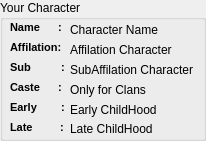
   <widget class="QGroupBox" name="groupBox_16">
    <property name="geometry">
     <rect>
      <x>540</x>
      <y>350</y>
      <width>206</width>
      <height>141</height>
     </rect>
    </property>
    <property name="title">
     <string>Your Character</string>
    </property>
    <widget class="QLabel" name="label_38">
     <property name="geometry">
      <rect>
       <x>10</x>
       <y>20</y>
       <width>61</width>
       <height>16</height>
      </rect>
     </property>
     <property name="text">
      <string>&lt;!DOCTYPE HTML PUBLIC &quot;-//W3C//DTD HTML 4.0//EN&quot; &quot;http://www.w3.org/TR/REC-html40/strict.dtd&quot;&gt;
&lt;html&gt;&lt;head&gt;&lt;meta name=&quot;qrichtext&quot; content=&quot;1&quot; /&gt;&lt;style type=&quot;text/css&quot;&gt;
p, li { white-space: pre-wrap; }
&lt;/style&gt;&lt;/head&gt;&lt;body style=&quot; font-family:'MS Shell Dlg 2'; font-size:8.25pt; font-weight:400; font-style:normal;&quot;&gt;
&lt;p align=&quot;justify&quot; style=&quot; margin-top:0px; margin-bottom:0px; margin-left:0px; margin-right:0px; -qt-block-indent:0; text-indent:0px;&quot;&gt;&lt;span style=&quot; font-size:8pt; font-weight:600;&quot;&gt;Name      :&lt;/span&gt;&lt;/p&gt;&lt;/body&gt;&lt;/html&gt;</string>
     </property>
    </widget>
    <widget class="QLabel" name="S3NameLabel">
     <property name="geometry">
      <rect>
       <x>70</x>
       <y>20</y>
       <width>131</width>
       <height>20</height>
      </rect>
     </property>
     <property name="text">
      <string>Character Name</string>
     </property>
    </widget>
    <widget class="QLabel" name="label_39">
     <property name="geometry">
      <rect>
       <x>10</x>
       <y>40</y>
       <width>61</width>
       <height>16</height>
      </rect>
     </property>
     <property name="text">
      <string>&lt;!DOCTYPE HTML PUBLIC &quot;-//W3C//DTD HTML 4.0//EN&quot; &quot;http://www.w3.org/TR/REC-html40/strict.dtd&quot;&gt;
&lt;html&gt;&lt;head&gt;&lt;meta name=&quot;qrichtext&quot; content=&quot;1&quot; /&gt;&lt;style type=&quot;text/css&quot;&gt;
p, li { white-space: pre-wrap; }
&lt;/style&gt;&lt;/head&gt;&lt;body style=&quot; font-family:'MS Shell Dlg 2'; font-size:8.25pt; font-weight:400; font-style:normal;&quot;&gt;
&lt;p style=&quot; margin-top:0px; margin-bottom:0px; margin-left:0px; margin-right:0px; -qt-block-indent:0; text-indent:0px;&quot;&gt;&lt;span style=&quot; font-size:8pt; font-weight:600;&quot;&gt;Affilation:&lt;/span&gt;&lt;/p&gt;&lt;/body&gt;&lt;/html&gt;</string>
     </property>
    </widget>
    <widget class="QLabel" name="S3AffLabel">
     <property name="geometry">
      <rect>
       <x>70</x>
       <y>40</y>
       <width>131</width>
       <height>20</height>
      </rect>
     </property>
     <property name="text">
      <string>Affilation Character</string>
     </property>
    </widget>
    <widget class="QLabel" name="label_40">
     <property name="geometry">
      <rect>
       <x>10</x>
       <y>60</y>
       <width>61</width>
       <height>16</height>
      </rect>
     </property>
     <property name="text">
      <string>&lt;!DOCTYPE HTML PUBLIC &quot;-//W3C//DTD HTML 4.0//EN&quot; &quot;http://www.w3.org/TR/REC-html40/strict.dtd&quot;&gt;
&lt;html&gt;&lt;head&gt;&lt;meta name=&quot;qrichtext&quot; content=&quot;1&quot; /&gt;&lt;style type=&quot;text/css&quot;&gt;
p, li { white-space: pre-wrap; }
&lt;/style&gt;&lt;/head&gt;&lt;body style=&quot; font-family:'MS Shell Dlg 2'; font-size:8.25pt; font-weight:400; font-style:normal;&quot;&gt;
&lt;p style=&quot; margin-top:0px; margin-bottom:0px; margin-left:0px; margin-right:0px; -qt-block-indent:0; text-indent:0px;&quot;&gt;&lt;span style=&quot; font-size:8pt; font-weight:600;&quot;&gt;Sub          :&lt;/span&gt;&lt;/p&gt;&lt;/body&gt;&lt;/html&gt;</string>
     </property>
    </widget>
    <widget class="QLabel" name="S3SubAffLabel">
     <property name="geometry">
      <rect>
       <x>70</x>
       <y>60</y>
       <width>131</width>
       <height>20</height>
      </rect>
     </property>
     <property name="text">
      <string>SubAffilation Character</string>
     </property>
    </widget>
    <widget class="QLabel" name="label_41">
     <property name="geometry">
      <rect>
       <x>10</x>
       <y>80</y>
       <width>61</width>
       <height>16</height>
      </rect>
     </property>
     <property name="text">
      <string>&lt;!DOCTYPE HTML PUBLIC &quot;-//W3C//DTD HTML 4.0//EN&quot; &quot;http://www.w3.org/TR/REC-html40/strict.dtd&quot;&gt;
&lt;html&gt;&lt;head&gt;&lt;meta name=&quot;qrichtext&quot; content=&quot;1&quot; /&gt;&lt;style type=&quot;text/css&quot;&gt;
p, li { white-space: pre-wrap; }
&lt;/style&gt;&lt;/head&gt;&lt;body style=&quot; font-family:'MS Shell Dlg 2'; font-size:8.25pt; font-weight:400; font-style:normal;&quot;&gt;
&lt;p style=&quot; margin-top:0px; margin-bottom:0px; margin-left:0px; margin-right:0px; -qt-block-indent:0; text-indent:0px;&quot;&gt;&lt;span style=&quot; font-size:8pt; font-weight:600;&quot;&gt;Caste      :&lt;/span&gt;&lt;/p&gt;&lt;/body&gt;&lt;/html&gt;</string>
     </property>
    </widget>
    <widget class="QLabel" name="S3CasteLabel">
     <property name="geometry">
      <rect>
       <x>70</x>
       <y>80</y>
       <width>131</width>
       <height>20</height>
      </rect>
     </property>
     <property name="text">
      <string>Only for Clans</string>
     </property>
    </widget>
    <widget class="QLabel" name="label_42">
     <property name="geometry">
      <rect>
       <x>10</x>
       <y>100</y>
       <width>61</width>
       <height>16</height>
      </rect>
     </property>
     <property name="text">
      <string>&lt;!DOCTYPE HTML PUBLIC &quot;-//W3C//DTD HTML 4.0//EN&quot; &quot;http://www.w3.org/TR/REC-html40/strict.dtd&quot;&gt;
&lt;html&gt;&lt;head&gt;&lt;meta name=&quot;qrichtext&quot; content=&quot;1&quot; /&gt;&lt;style type=&quot;text/css&quot;&gt;
p, li { white-space: pre-wrap; }
&lt;/style&gt;&lt;/head&gt;&lt;body style=&quot; font-family:'MS Shell Dlg 2'; font-size:8.25pt; font-weight:400; font-style:normal;&quot;&gt;
&lt;p style=&quot; margin-top:0px; margin-bottom:0px; margin-left:0px; margin-right:0px; -qt-block-indent:0; text-indent:0px;&quot;&gt;&lt;span style=&quot; font-size:8pt; font-weight:600;&quot;&gt;Early        :&lt;/span&gt;&lt;/p&gt;&lt;/body&gt;&lt;/html&gt;</string>
     </property>
    </widget>
    <widget class="QLabel" name="S3EarlyLabel">
     <property name="geometry">
      <rect>
       <x>70</x>
       <y>100</y>
       <width>131</width>
       <height>20</height>
      </rect>
     </property>
     <property name="text">
      <string>Early ChildHood</string>
     </property>
    </widget>
    <widget class="QLabel" name="label_43">
     <property name="geometry">
      <rect>
       <x>10</x>
       <y>120</y>
       <width>61</width>
       <height>16</height>
      </rect>
     </property>
     <property name="text">
      <string>&lt;!DOCTYPE HTML PUBLIC &quot;-//W3C//DTD HTML 4.0//EN&quot; &quot;http://www.w3.org/TR/REC-html40/strict.dtd&quot;&gt;
&lt;html&gt;&lt;head&gt;&lt;meta name=&quot;qrichtext&quot; content=&quot;1&quot; /&gt;&lt;style type=&quot;text/css&quot;&gt;
p, li { white-space: pre-wrap; }
&lt;/style&gt;&lt;/head&gt;&lt;body style=&quot; font-family:'MS Shell Dlg 2'; font-size:8.25pt; font-weight:400; font-style:normal;&quot;&gt;
&lt;p style=&quot; margin-top:0px; margin-bottom:0px; margin-left:0px; margin-right:0px; -qt-block-indent:0; text-indent:0px;&quot;&gt;&lt;span style=&quot; font-size:8pt; font-weight:600;&quot;&gt;Late         :&lt;/span&gt;&lt;/p&gt;&lt;/body&gt;&lt;/html&gt;</string>
     </property>
    </widget>
    <widget class="QLabel" name="S3LateLabel">
     <property name="geometry">
      <rect>
       <x>70</x>
       <y>119</y>
       <width>131</width>
       <height>20</height>
      </rect>
     </property>
     <property name="text">
      <string>Late ChildHood</string>
     </property>
    </widget>
   </widget>
